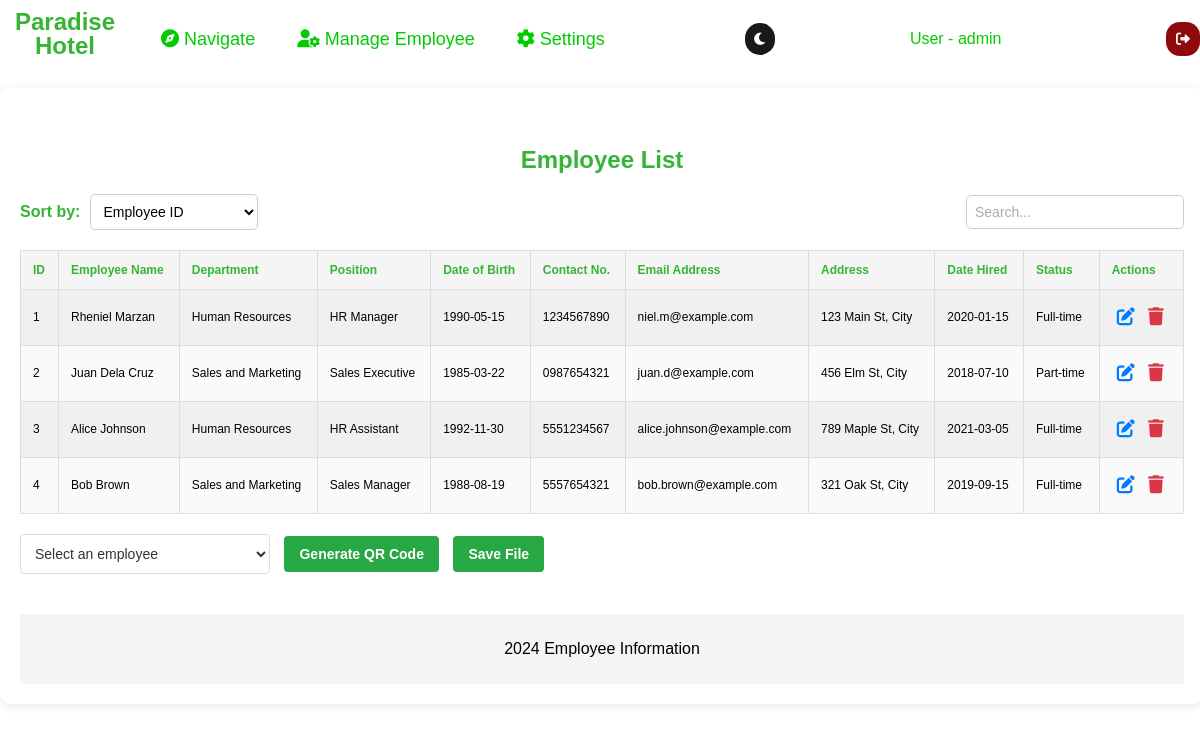
Screenshot of /Employee-information/employee-list.php (signed in) with the database file from the repository.
### tables this page shows
CREATE TABLE IF NOT EXISTS employee_info (
    employee_id INT(11) AUTO_INCREMENT PRIMARY KEY,
    employee_name VARCHAR(100) NOT NULL,
    department_id INT(11) NOT NULL,  
    position VARCHAR(50) NOT NULL,
    date_of_birth DATE NOT NULL,
    contact_no VARCHAR(15) NOT NULL,
    email_address VARCHAR(100) NOT NULL,
    address VARCHAR(255) NOT NULL,
    date_hired DATE NOT NULL,
    status VARCHAR(20) NOT NULL,
    FOREIGN KEY (department_id) REFERENCES departments(department_id) 
);

CREATE TABLE IF NOT EXISTS departments (
    department_id INT(11) AUTO_INCREMENT PRIMARY KEY,
    department_name VARCHAR(100) NOT NULL
);

### Employee-information/employee-list.php (the view, shortened to what this page needs)
<?php
include '../config.php';
$username = $_SESSION['username'];
$sql = "SELECT employee_info.*, departments.department_name
        FROM employee_info
        JOIN departments ON employee_info.department_id = departments.department_id";
$result = $conn->query($sql);
?>
<!DOCTYPE html>
<html lang="en">
<head>
    <link rel="stylesheet" href="../css/employee-list.css">
    <link rel="stylesheet" href="https://cdnjs.cloudflare.com/ajax/libs/font-awesome/6.0.0-beta3/css/all.min.css">
</head>
<body class="light-mode">
<div class="top-nav">
        <ul>
        <a href="../maindashboard.php">
            <h1 class="logopos">
                Paradise <br> Hotel
            </h1>
        </a>
            <li class="top">
                <a class="top1" href="">
                <i class="fas fa-compass"></i>
                    Navigate
                </a>
            </li>
            <li class="top">
                <a class="top1" href="">
                    <i class="fas fa-user-cog"></i>
                    Manage Employee
                </a>
            </li>
            <li class="top">
                <a class="top1" href="#settings">
                    <i class="fas fa-cog"></i>
                    Settings
                </a>
            </li>
        </ul>
         <button type="button" id="darkModeToggle" class="dark-mode-toggle" aria-label="Toggle Dark Mode">
            <i class="fas fa-moon"></i>
         </button>
        <div class="admin-section">
            <div class="admin-name">
                User - <?php echo htmlspecialchars($username); ?>
            </div>
        </div>
        <button type="button" class="logout" id="logout-button">
            <i class="fas fa-sign-out-alt"></i>
        </button>
    </div>
<div class="employee-list-container"><br>
    <h2>Employee List</h2>
    <div class="search-sort-container">
    <div class="sort-by">
        <label for="sort">Sort by:</label>
        <select id="sort" onchange="sortTable()">
            <option value="id">Employee ID</option>
        </select>
    </div>
    <div class="search-bar">
        <input type="text" id="search" placeholder="Search..." onkeyup="searchTable()">
    </div>
</div>
    <table class="employee-table" id="employeeTable">
        <thead>
            <tr>
                <th>ID</th>
                <th>Employee Name</th>
                <th>Department</th>
                <th>Position</th>
                <th>Date of Birth</th>
                <th>Contact No.</th>
                <th>Email Address</th>
                <th>Address</th>
                <th>Date Hired</th>
                <th>Status</th>
                <th>Actions</th>
            </tr>
        </thead>
        <tbody>
    <?php
    if ($result->num_rows > 0) {
        while ($row = $result->fetch_assoc()) {
            echo "<tr>
                    <td>" . htmlspecialchars($row['employee_id']) . "</td>
                    <td>" . htmlspecialchars($row['employee_name']) . "</td>
                    <td>" . htmlspecialchars($row['department_name']) . "</td>
                    <td>" . htmlspecialchars($row['position']) . "</td>
                    <td>" . htmlspecialchars($row['date_of_birth']) . "</td>
                    <td>" . htmlspecialchars($row['contact_no']) . "</td>
                    <td>" . htmlspecialchars($row['email_address']) . "</td>
                    <td>" . htmlspecialchars($row['address']) . "</td>
                    <td>" . htmlspecialchars($row['date_hired']) . "</td>
                    <td>" . htmlspecialchars($row['status']) . "</td>
                    <td>
                        <button class='action-icon edit-icon' onclick='openEditOverlay(" . htmlspecialchars($row['employee_id']) . ", \"" . htmlspecialchars($row['employee_name']) . "\", \"" . htmlspecialchars($row['department_name']) . "\", \"" . htmlspecialchars($row['position']) . "\", \"" . htmlspecialchars($row['date_of_birth']) . "\", \"" . htmlspecialchars($row['contact_no']) . "\", \"" . htmlspecialchars($row['email_address']) . "\", \"" . htmlspecialchars($row['address']) . "\", \"" . htmlspecialchars($row['date_hired']) . "\", \"" . htmlspecialchars($row['status']) . "\")'><i class='fas fa-edit'></i></button>
                        <button class='action-icon delete-icon' onclick='openDeleteConfirmation(" . htmlspecialchars($row['employee_id']) . ", \"" . htmlspecialchars($row['employee_name']) . "\")'><i class='fas fa-trash'></i></button>
                    </td>
                  </tr>";
        }
    } else {
        echo "<tr><td colspan='11'>No employees found.</td></tr>";
    }
    ?>
</tbody>
    </table>
<center>
    <div class="dropdown-container">
        <div class="employee-dropdown">
            <select id="employee_select" onchange="updateEmployeeName()">
                <option value="" disabled selected>Select an employee</option>
            </select>
            <button id="generate_qr" class="generate_qr" onclick="generateQRCode()">Generate QR Code</button>
            <button class="print-button" onclick="printEmployeeDetails()">Save File</button>
        </div>
    </div>
</center>
<footer>
    <p>2024 Employee Information</p>
</footer>
</body>
</html>

### css/employee-list.css (style rules this page uses)
body { padding: 0; margin: 0; background-color: rgb(255, 255, 255); color: rgb(0, 0, 0); font-family: Arial, sans-serif; }
.logopos { text-align: center; font-size: 24px; color:#35B535; margin: 0; padding-left: 15px; padding-top: 0px; padding-right: 20px; padding-bottom: 10px; font-family: Arial, sans-serif; line-height: 1; }
.top-nav ul { list-style: none; display: flex; gap: 10px; margin: 0; padding: 0; }
.top-nav { margin: 0; padding-top: 10px; display: flex; justify-content: space-between; align-items: center; background-color: transparent; color: white; }
.top { display: block; position: relative; cursor: pointer; color: #000000; font-size: 16px; padding: 0.5rem 1rem; text-decoration: none; transition: color 0.30s; }
a { text-decoration: none; color: #efefee; font-size: 16px; }
.logout { justify-content: end; font-size: 14px; color: rgb(253, 253, 253); background-color: rgb(143, 10, 10); border: none; padding: 10px 10px; cursor: pointer; margin-left: 30px; align-self: center; border-radius: 14px; }
.top-nav ul, .logout { display: flex; align-items: center; }
.top1 { font-size: 18px; font-weight: 500; color: #0c0; }
.top:after { position: absolute; content: ""; inset: 0; background-color: #35B535; scale: 1 0; z-index: -1; transition: 0.10s; border-radius: 10px; color:#383838; }
.dark-mode-toggle { color: #fff; background-color: #18191A; font-size: 14px; border-radius: 20px; border:none; padding:8px 8px; }
.admin-section { position: relative; }
.admin-name { font-size: 16px; color: #0c0; padding: 10px; cursor: pointer; }
footer { text-align: center; padding: 10px; background-color: #f5f5f5; margin-top: 20px; }
.employee-dropdown { margin-bottom: 20px; }
.employee-dropdown select { width: 250px; padding: 10px; border: 1px solid #ddd; border-radius: 4px; background-color: #fff; font-size: 14px; color: #333; cursor: pointer; transition: border-color 0.3s; }
#generate_qr { background-color: #28a745; color: white; border: none; border-radius: 4px; padding: 10px 15px; margin-left: 10px; cursor: pointer; transition: background-color 0.3s; font-size: 14px; }
.dropdown-container { margin-top: 20px; display: flex; justify-content: flex-start; }
h1 { font-size: 2rem; margin-bottom: 10px; }
table { width: 100%; border-collapse: collapse; margin-top: 20px; }
th, td { text-align: left; font-size: 12px; padding: 12px; border: 1px solid #ddd; }
th { background-color: #f5f5f5; color: #35B535; font-weight: bold; }
tr:nth-child(odd) { background-color: #f0f0f0; }
tr:nth-child(even) { background-color: #fafafa; }
h2 { color: #333; text-align: center; margin-bottom: 20px; }
.action-icon { background-color: transparent; border: none; cursor: pointer; font-size: 18px; padding: 5px; }
.edit-icon { color: #007bff; }
.delete-icon { color: #dc3545; }
.employee-list-container { width: 97%; margin: 20px auto; padding: 20px; background-color: #ffffff; border-radius: 10px; box-shadow: 0 2px 10px rgba(0, 0, 0, 0.1); }
.employee-list-container h2 { text-align: center; color: #35B535; margin-bottom: 20px; }
label { flex-basis: 30%; text-align: right; color: #35B535; }
button { padding: 10px 20px; border: none; border-radius: 5px; font-weight: bold; cursor: pointer; transition: background-color 0.3s ease; }
.search-sort-container { display: flex; justify-content: space-between; align-items: center; margin-bottom: 20px; }
.sort-by { display: flex; align-items: center; margin-right: 20px; }
.sort-by label { margin-right: 10px; }
.search-bar { display: flex; align-items: center; }
.search-bar input { padding: 8px; border: 1px solid #ccc; border-radius: 5px; font-size: 14px; width: 200px; margin-left: 10px; background-color: #fff; }
.search-bar input::placeholder { color: #aaa; }
.sort-by label { margin-right: 10px; font-weight: bold; color: #35B535; }
.sort-by select { padding: 8px; border: 1px solid #ccc; border-radius: 5px; font-size: 14px; background-color: #fff; cursor: pointer; }
.print-button { background-color: #28a745; color: white; border: none; border-radius: 4px; padding: 10px 15px; margin-left: 10px; cursor: pointer; transition: background-color 0.3s; font-size: 14px; }

### rows the page displays
employee_info: employee_id "1", employee_name "Rheniel Marzan", department.department_name "Human Resources", position "HR Manager", date_of_birth "1990-05-15", contact_no "1234567890", email_address "niel.m@example.com", address "123 Main St, City", date_hired "2020-01-15", status "Full-time"
employee_info: employee_id "2", employee_name "Juan Dela Cruz", department.department_name "Sales and Marketing", position "Sales Executive", date_of_birth "1985-03-22", contact_no "0987654321", email_address "juan.d@example.com", address "456 Elm St, City", date_hired "2018-07-10", status "Part-time"
employee_info: employee_id "3", employee_name "Alice Johnson", department.department_name "Human Resources", position "HR Assistant", date_of_birth "1992-11-30", contact_no "5551234567", email_address "alice.johnson@example.com", address "789 Maple St, City", date_hired "2021-03-05", status "Full-time"
employee_info: employee_id "4", employee_name "Bob Brown", department.department_name "Sales and Marketing", position "Sales Manager", date_of_birth "1988-08-19", contact_no "5557654321", email_address "bob.brown@example.com", address "321 Oak St, City", date_hired "2019-09-15", status "Full-time"

### other values shown
$username "admin"
